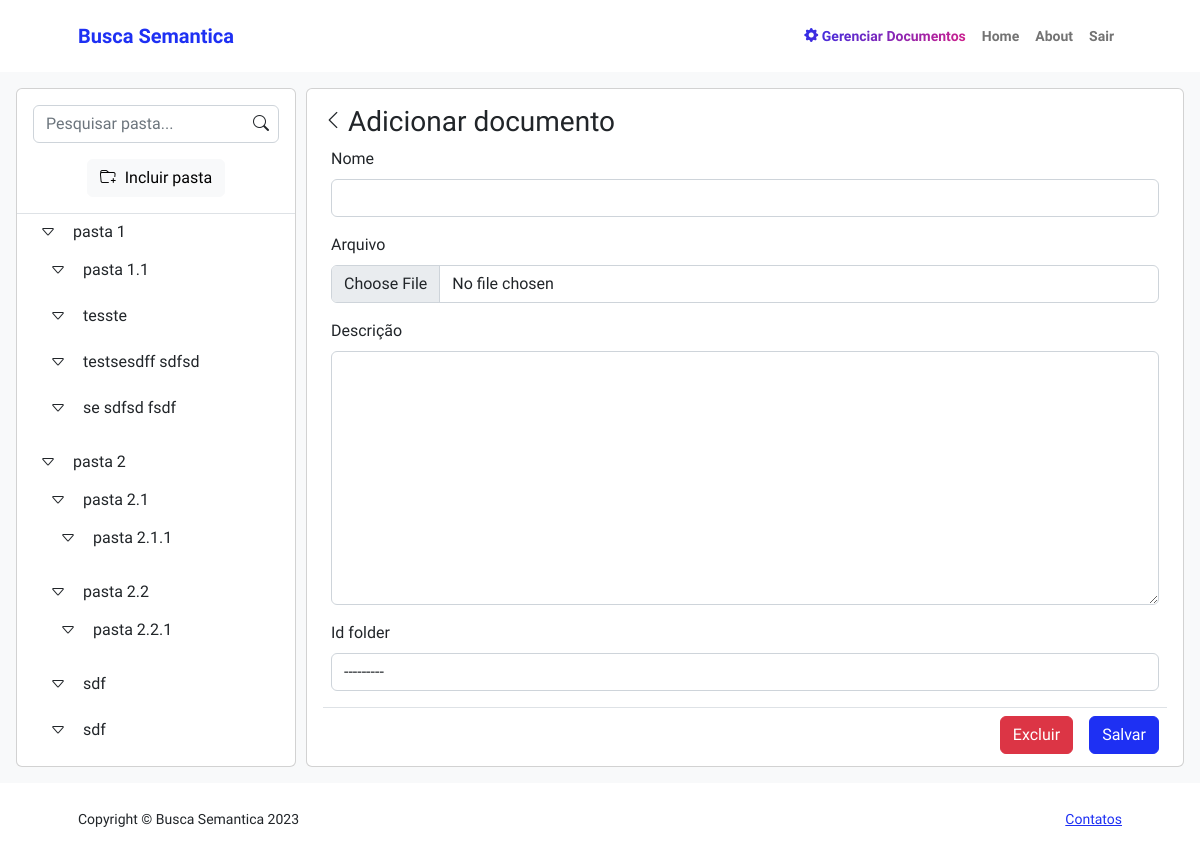
/documents/add/ (signed in), run on the app's committed database.
### documents/models.py (models this page shows)
class Folder(models.Model):
    id = models.AutoField(verbose_name="Sequência", primary_key=True, auto_created=True)
    name = models.CharField(verbose_name='Nome', max_length=50)
    id_parent_dir = models.ForeignKey('self', on_delete=models.PROTECT, null=True, blank=True)
    def __str__(self):
        return self.name
    def create_folder_tree():
        def get_child(parent):
            children = Folder.objects.all().filter(id_parent_dir=parent['id'])
            for child in children:
                if ('children' not in parent):
                    parent['children'] = []
                parent['children'].append(get_child({'id': child.id, 'name': child.name}))
            return parent
        directories = Folder.objects.all().filter(id_parent_dir=None)
        dirTree = []
        for dir in directories:
            dirTree.append(get_child({'id': dir.id, 'name': dir.name}))
        return dirTree

### documents/views.py (the view)
# urls.py: path('add/', views.document_add_edit, name='add'),
@login_required(redirect_field_name="users:login")
def document_add_edit(request, pk = None):
    if request.POST or request.FILES:
        if (pk is None):
            form = FileForm(data = request.POST)
        else:
            documentModel = get_object_or_404(File, pk=pk)
            form = FileForm(data = request.POST, instance= documentModel)
        if (form.is_valid()):
            document = form.save(commit=False)
            filepath = request.FILES.get('file', False)
            if (filepath):
                document.file = filepath
            document.user_created = request.user
            document.save()
            return redirect("documents:list" )
    else:
        if (pk is None):
            form = FileForm()
            setattr(form, 'form_url', '/documents/add/')
            setattr(form, 'form_title', 'Adicionar documento ')
        else:
            documentModel = get_object_or_404(File, pk=pk)
            form = FileForm(instance = documentModel)
            setattr(form, 'form_url', f'/documents/edit/{pk}')
            setattr(form, 'form_title', 'Editar documento ')
    return render(request, "documents/add_edit.html", {"form": form, 'folders': Folder.create_folder_tree()})

### documents/forms.py
class FileForm(forms.ModelForm ):
    id = forms.CharField(max_length=255, widget=forms.HiddenInput(), required=False)
    name = forms.CharField(label='Nome', max_length=255)
    description = forms.CharField(label='Descrição', max_length=255, widget= forms.Textarea())
    file = forms.FileField(label='Arquivo', required=False)
    id_folder = forms.ModelChoiceField(queryset=Folder.objects.all())
    class Meta:
        model = File
        exclude = ['dt_created', 'dt_updated', 'user_created', 'user_updated']

### documents/templatetags/controllForms.py (called while the page is built)
@register.filter('input_type')
def input_type(ob):
    return ob.field.widget.__class__.__name__

@register.filter(name='add_classes')
def add_classes(value, arg):
    css_classes = value.field.widget.attrs.get('class', '')
    if css_classes:
        css_classes = css_classes.split(' ')
    else:
        css_classes = []
    args = arg.split(' ')
    for a in args:
        if a not in css_classes:
            css_classes.append(a)
    return value.as_widget(attrs={'class': ' '.join(css_classes)})

### documents/templates/documents/add_edit.html (shortened to what this page needs)
{% extends "BuscaSemantica/base.html" %}
{% block content %}
{% load controllForms %}
    <div class="p-3 bg-light h-100">
        <div class="d-flex flex-row h-100">
            <div class="card d-flex flex-column flex-shrink-0 h-100" style="margin-right: 10px; width: 280px;">
                <div class='border-bottom p-3'>
                    <div class="inner-addon right-addon">
                        <input class="form-control" id="name" type="text" placeholder="Pesquisar pasta..." data-sb-validations="required" />
                    </div>
                    <div class='d-flex justify-content-center pt-3'>
                        <button type="button" class="btn btn-light">
                            <i class="bi bi-folder-plus" style="margin-right:5px"></i>
                            Incluir pasta
                        </button>
                    </div>
                </div>
                <div class='overflow-auto'>
                    {% include "componentes/dc-tree/dc-tree.html" with dc_tree=folders %}
                </div>
            </div>
            <div class="card d-flex flex-column flex-shrink-0 p-3 h-100" style="width: calc(100% - 290px);">
                <div class='d-flex flex-row'>
                    <a class="nav-link" href="{% url 'documents:list' %}"><i class="bi bi-chevron-left" style="font-size: 1.25rem;margin-right:5px"></i></a>
                    <h3>{{form.form_title}}</h3>
                </div>
                <form method="POST" action="{{form.form_url}}" style="height: calc(100% - 38px);" class=' d-flex flex-column' enctype="multipart/form-data">
                    <div class="overflow-auto border-bottom px-2 " >
                        {% for field in form %}
                            {% if field|input_type == 'HiddenInput' %}
                                {{field}}
                            {% else %}
                            <div class="mb-3">
                                <label for="{{field.name}}" class="form-label">{{field.label}}</label>
                                {{field|add_classes:'form-control'}}
                            </div>
                            {% endif %}
                        {% endfor %}
                    </div>
                    <div class='d-flex flex-row-reverse'>
                        <button type="submit" class="btn mt-2 mx-2 btn-primary">Salvar</button>
                        <button type="submit" class="btn mt-2 mx-2 btn-danger">Excluir</button>
                    </div>
                </form>
            </div>
        </div>
    </div>
{% endblock %}

### BuscaSemantica/templates/componentes/dc-tree/dc-tree-item.html
    {% for child in item %}
        <li class="mb-1" style='margin-left:10px'  data-id="{{child.id}}" >
            <div class="dropdown-context-menu" data-option='#context-menu-folder'>
                <button class="btn btn-toggle align-items-center rounded " data-bs-toggle="collapse" data-bs-target="#folder-{{child.id}}" aria-expanded="false">
                    <i class="bi bi-caret-right"></i>
                </button>
                <span role="button" class='selection-element folder' data-selection=".folder" data-id="{{child.id}}" >{{child.name}}</span>
            </div>
            <div class="collapse show" id="folder-{{child.id}}">
                <ul class="list-unstyled btn-toggle-nav fw-normal pb-1">
                {% if child.children is not None %}
                    {%include "componentes/dc-tree/dc-tree-item.html" with item=child.children %}
                {% endif %}
                </ul>
            </div>
        </li>
    {% endfor %}

### data on the page
Folder: name "pasta 1"
Folder: name "pasta 1.1"
Folder: name "tesste"
Folder: name "testsesdff sdfsd"
Folder: name "se sdfsd fsdf"
Folder: name "pasta 2"
Folder: name "pasta 2.1"
Folder: name "pasta 2.1.1"
Folder: name "pasta 2.2"
Folder: name "pasta 2.2.1"
Folder: name "sdf"
Folder: name "sdf"

### other printed values
{{ field.label }} "Nome" "Arquivo" "Descrição" "Id folder"
